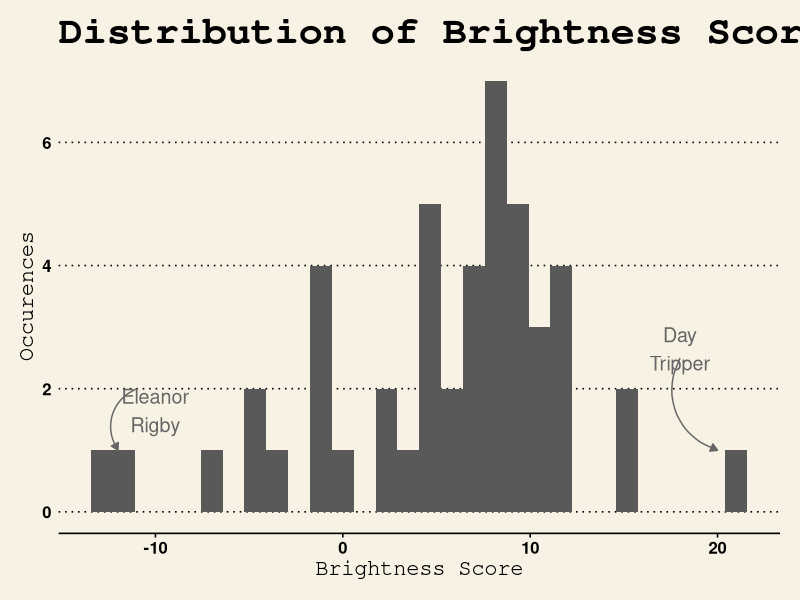
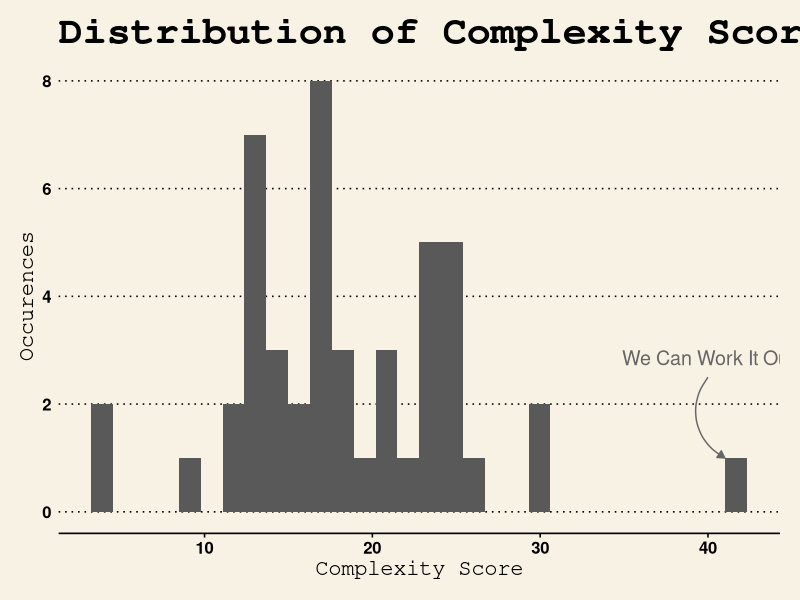
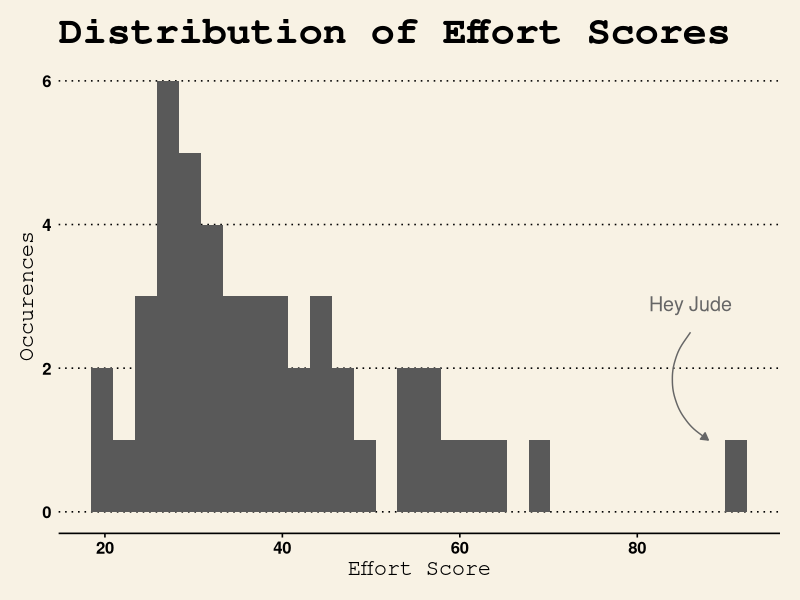
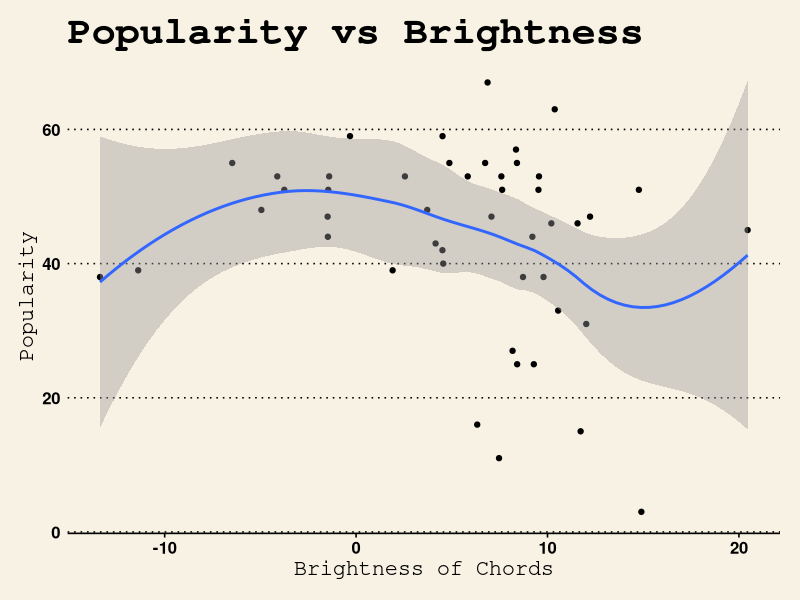
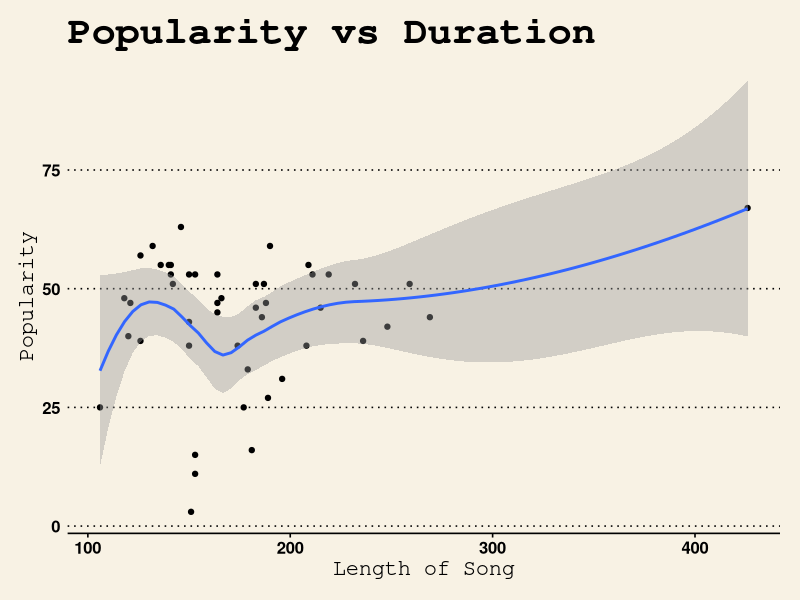
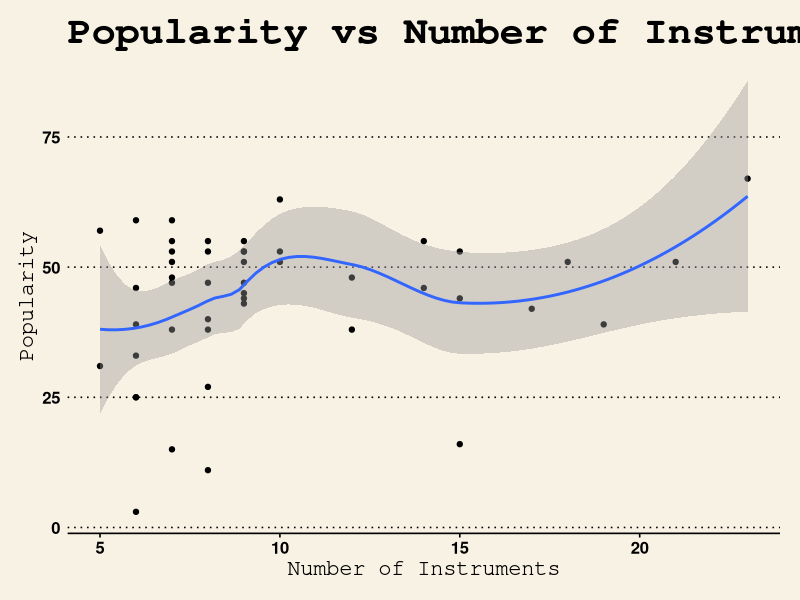
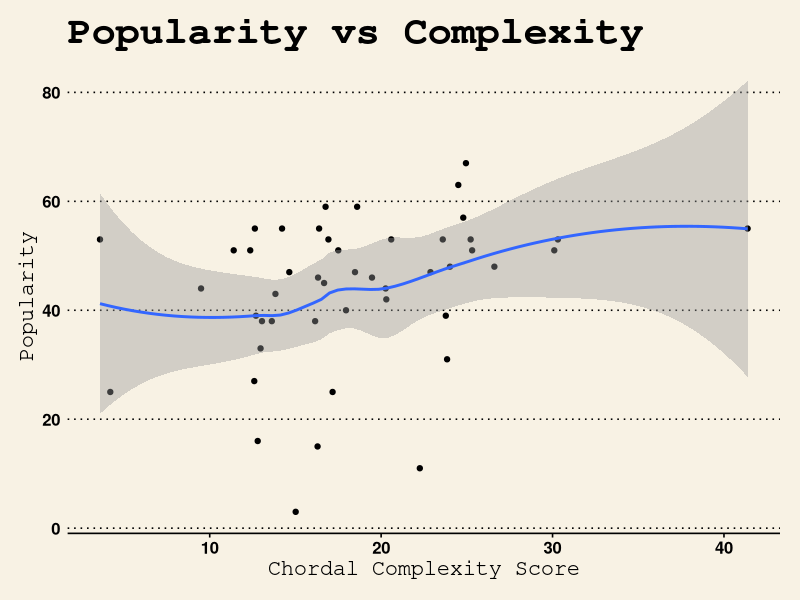
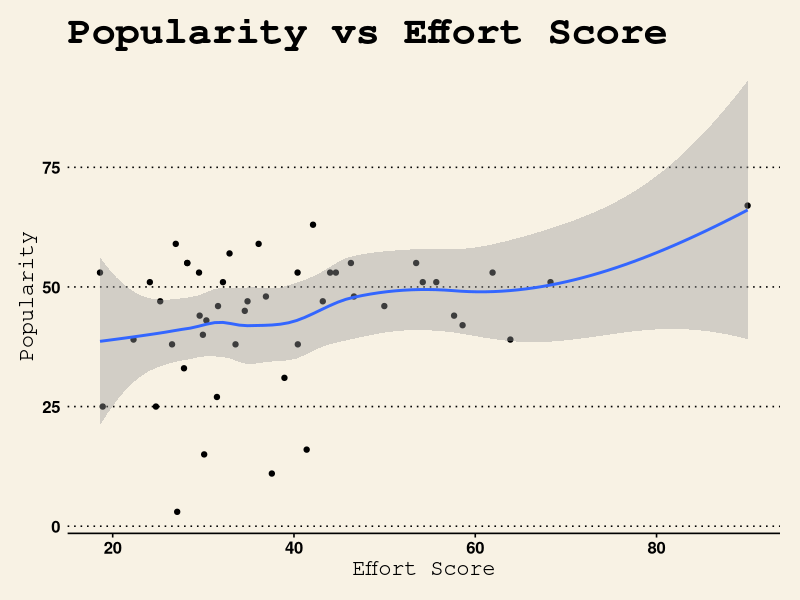

Here is the R script that generated these plots, in order:
#Installing and Loading Packages
install.packages("dplyr")
install.packages("ggplot2")
install.packages("ggthemes")
install.packages("data.table")
install.packages("farver")


library(dplyr)
library(ggplot2)
library(ggthemes)
library(data.table)
library(farver)


#Loading the Data Frame
df <-read.csv("BeatlesChords.csv")

#Calculating Each Song's Average Brightness, from Chords
#Also calculating how many chords are basic (I, IV, or V),
#Average minorness, and average dominance of the song.
df <- df %>% 
  mutate(pop_score = 50-hot_100_peak+2*num_weeks) %>%
  mutate(avg_bright = (-30*chord_IIm + 35*chord_II - 20*chord_IIIm +
                         40*chord_III + 15*chord_IV + 20*chord_V + 30*chord_V7 +
                         -25*chord_VIm + 20*chord_VII)/total_chords) %>%
  mutate(basicness_ratio = (chord_I + chord_IV + chord_V +chord_V7)/(total_chords)) %>%
  mutate(chord_I_ratio = chord_I/total_chords) %>%
  mutate(minor_ratio = (chord_IIm + chord_IIIm + chord_IVm + chord_VIm)/total_chords) %>%
  mutate(dominance = (chord_V7 + chord_V + chord_III) + 
           0.5*(chord_IV + chord_IVm + chord_IIm)) %>%
  mutate(complexity = (10*chord_IIm + 30*chord_II + 15*chord_IIIm +
                         30*chord_III + 9*chord_V7 +
                         +5*chord_VIm + 35*chord_VII)/total_chords + total_chords/5) %>%
  mutate(effort = complexity + (length-120)/10 + instruments*1.5) %>%
  arrange(effort)



#A simplified table with the most important data, for the report
simple_table <- select(df, c(song_name, avg_bright, basicness_ratio, pop_score, complexity, length, instruments, effort))
simple_table
#Setting the theme and graphing histograms
theme_set(theme_wsj()+theme(axis.title=element_text(size=16)))
ggplot(df, aes(avg_bright)) + geom_histogram(bins=30)+
  annotate(
    "curve",
    x = 18, y = 2.5,
    xend = 20, yend = 1,
    arrow = arrow(length = unit(0.2, "cm"), type = "closed"),
    color = "grey40"
  )+
  annotate(
    "text",
    x = 18, y = 3,
    label = "Day\nTripper",
    vjust = 1, size = 5, color = "grey40"
  )+
  annotate(
    "curve",
    x = -11, y = 2,
    xend = -12, yend = 1,
    arrow = arrow(length = unit(0.2, "cm"), type = "closed"),
    color = "grey40"
  )+
  annotate(
    "text",
    x = -10, y = 2,
    label = "Eleanor\nRigby",
    vjust = 1, size = 5, color = "grey40"
  )+
  labs(title = "Distribution of Brightness Scores", y="Occurences",x="Brightness Score")



ggplot(df, aes(complexity)) + geom_histogram(bins=30)+
  annotate(
    "curve",
    x = 40, y = 2.5,
    xend = 41, yend = 1,
    arrow = arrow(length = unit(0.2, "cm"), type = "closed"),
    color = "grey40"
  )+
  annotate(
    "text",
    x = 40, y = 3,
    label = "We Can Work It Out",
    vjust = 1, size = 5, color = "grey40"
  )+

  labs(title = "Distribution of Complexity Scores", y="Occurences",x="Complexity Score")

ggplot(df, aes(effort)) + geom_histogram(bins=30)+
  annotate(
    "curve",
    x =86, y = 2.5,
    xend = 88, yend = 1,
    arrow = arrow(length = unit(0.2, "cm"), type = "closed"),
    color = "grey40"
  )+
  annotate(
    "text",
    x = 86, y = 3,
    label = "Hey Jude",
    vjust = 1, size = 5, color = "grey40"
  )+
  
  labs(title = "Distribution of Effort Scores", y="Occurences",x="Effort Score")






#Graphing various chordal properies vs. popularity.
ggplot(df, aes(x=avg_bright, y=pop_score)) + 
  geom_point() +
  geom_smooth() + 
  labs(y="Popularity", x="Brightness of Chords",
       title = "Popularity vs Brightness")

ggplot(df, aes(x=length, y=pop_score)) + 
  geom_point() +
  geom_smooth() + 
  labs(y="Popularity", x="Length of Song",
       title = "Popularity vs Duration")

ggplot(df, aes(x=instruments, y=pop_score)) + 
  geom_point() +
  geom_smooth() + 
  labs(y="Popularity", x="Number of Instruments",
       title = "Popularity vs Number of Instruments")


ggplot(df, aes(x=complexity, y=pop_score)) + 
  geom_point() +
  geom_smooth() + 
  labs(y="Popularity", x="Chordal Complexity Score",
       title = "Popularity vs Complexity")

ggplot(df, aes(x=effort, y=pop_score)) + 
  geom_point() +
  geom_smooth() + 
  labs(y="Popularity", x="Effort Score",
       title = "Popularity vs Effort Score")

ggplot(df,aes(y=pop_score,x=avg_bright,
              color=effort))+
  geom_point()+
  stat_smooth(method="lm",se=FALSE)+
   facet_wrap(~ cut_number(effort, 5))+
  labs(y="Popularity", x="Brightness of Chords",
       title = "Different Effort Ranges")


#
#
#
#Extra graphs and factors for fun
ggplot(df, aes(x=basicness_ratio, y=pop_score)) +
  geom_point() +
  geom_smooth() + 
  labs(y="Popularity", x="Basicness of Chords",
       title = "Popularity vs Basicness")

